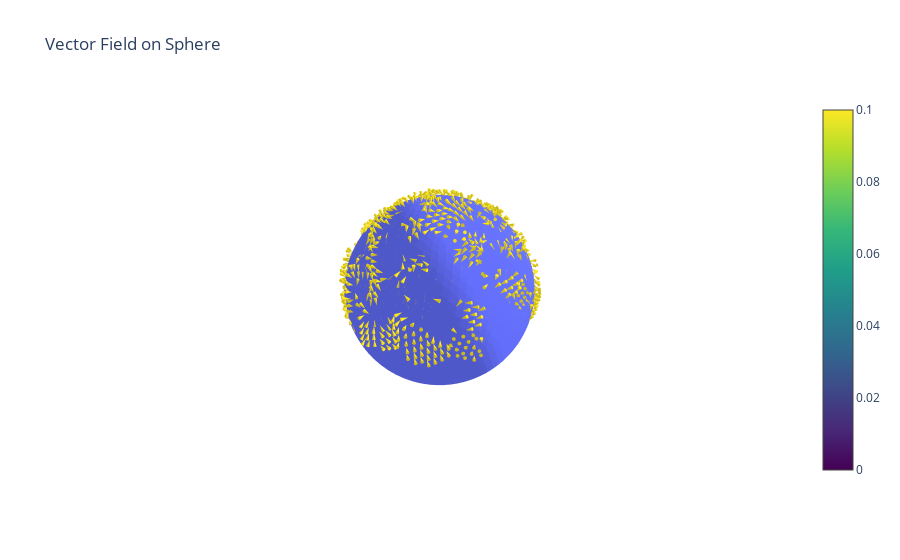
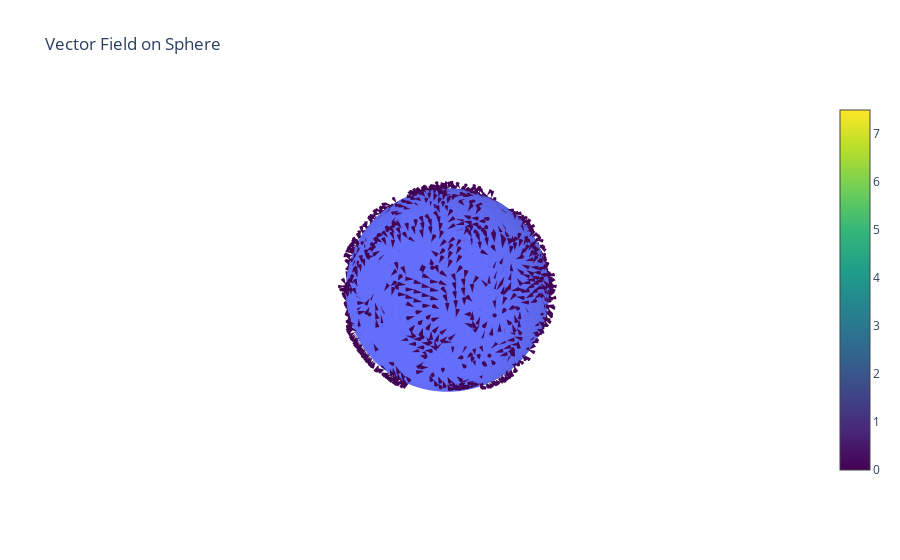

Notebook code cell kept with these figures, in order:
### Code cell
import plotly.graph_objects as go
from tqdm import tqdm
from src.utilities.plot_utils import mesh_face_plot
from scipy.interpolate import griddata


cl = 0 # + 0.04#+ density_baseline
cu = 7.5 #+ 0.04# + density_baseline
frame_path = os.path.join(project_sub_path, "speed_frames", "")
os.makedirs(frame_path, exist_ok=True)

time_vec = cell_speed_df["time"].to_numpy()

plot_interval = 5

# for t in tqdm(range(0, int(time_vec[-1]), plot_interval)):
    
#     t = 1200

t = 1000
plot_time = time_vec[t]

# for t, plot_time in enumerate(tqdm(sh_time_vec)):

# vel_vec = vy_array[t, :]


camera=dict(
            eye=dict(x=1, y=1, z=1),  # Camera position
            up=dict(x=0, y=0, z=1),     # "Up" direction
#             center=dict(x=0, y=0, z=0)  # Focal point
        )


#########
# Sphere surface
# Extract x, y, z coordinates from vertices
x, y, z = vlr[:, 0], vlr[:, 1], vlr[:, 2]

# Extract i, j, k indices from faces
i, j, k = flr[:, 0], flr[:, 1], flr[:, 2]

# flux
u, v, w = vx_array[t, ].T, vy_array[t, ].T, vz_array[t, ].T

# Normalize vectors for consistent length
magnitude = np.sqrt(u**2 + v**2 + w**2)
u /= magnitude
v /= magnitude
w /= magnitude

# Scale vectors for visualization
scale = 0.1
u *= scale
v *= scale
w *= scale

# Define arrow origins (shifted slightly outward for visibility)
x_start = x
y_start = y
z_start = z

# Define arrow tips (add vectors to starting points)
x_end = x_start + u
y_end = y_start + v
z_end = z_start + w

# Flatten arrays for plotting
x_start, y_start, z_start = x_start.flatten(), y_start.flatten(), z_start.flatten()
x_end, y_end, z_end = x_end.flatten(), y_end.flatten(), z_end.flatten()
u, v, w = u.flatten(), v.flatten(), w.flatten()

# fig = mesh_face_plot(f, v, vel_vec, colormap="RdBu_r") #"deep_r")
fig = go.Figure(data=[go.Mesh3d(
        x=x, y=y, z=z,            # Vertex coordinates
        i=i, j=j, k=k,
#         intensity=vel_vec,
        flatshading=True,
        colorscale="RdBu_r"
    )])


###########
# Flux cones 

# Plot vector field using cones
fig.add_trace(go.Cone(
    x=x_start, y=y_start, z=z_start,
    u=u, v=v, w=w,
    sizemode="absolute",
    sizeref=0.1,
    anchor="tip",
    colorscale="Viridis",
    showscale=True,
))

# Layout settings
fig.update_layout(
    title="Vector Field on Sphere",
    scene=dict(
        xaxis=dict(visible=False),
        yaxis=dict(visible=False),
        zaxis=dict(visible=False),
        aspectmode="data"
    )
)


fig.update_layout(
    scene=dict(camera=dict(
            eye=dict(x=0, y=0.35, z=2),  # Camera position
            up=dict(x=0, y=-1, z=0),     # "Up" direction
            center=dict(x=0, y=0, z=0)  # Focal point
        ),
        xaxis_title='X',
        yaxis_title='Y',
        zaxis_title='Z'
    )
)

fig.update_traces(lightposition=dict(
        x=5,  # Position the light source
        y=5,
        z=5
    ), 
        lighting=dict(
        ambient=0.85,    # Soft overall lighting
        diffuse=0.2,    # Scattered light
        specular=0,   # Shiny reflections
        roughness=0.2,  # Smooth surface
        fresnel=0     # Glow at edges
    ),

                )

fig.update_traces(cmin=cl, cmax=cu)
fig.show()
# fig.write_image(frame_path + f"speed_frame{int(plot_time):04}.png", scale=1)

### Figure 1 — Plotly figure (JSON) as saved in the notebook; plotly's stock layout.template omitted (floating-point values rounded to 4 significant figures; data arrays with more than 128 entries replaced by an {"elided": "..."} marker saying what was removed)
{"data": [{"colorscale": [[0, "rgb(5,48,97)"], [0.1, "rgb(33,102,172)"], [0.2, "rgb(67,147,195)"], [0.3, "rgb(146,197,222)"], [0.4, "rgb(209,229,240)"], [0.5, "rgb(247,247,247)"], [0.6, "rgb(253,219,199)"], [0.7, "rgb(244,165,130)"], [0.8, "rgb(214,96,77)"], [0.9, "rgb(178,24,43)"], [1, "rgb(103,0,31)"]], "flatshading": true, "i": {"elided": "5120 int values"}, "j": {"elided": "5120 int values"}, "k": {"elided": "5120 int values"}, "type": "mesh3d", "x": {"elided": "2562 float values"}, "y": {"elided": "2562 float values"}, "z": {"elided": "2562 float values"}}, {"anchor": "tip", "colorscale": [[0, "#440154"], [0.1111, "#482878"], [0.2222, "#3e4989"], [0.3333, "#31688e"], [0.4444, "#26828e"], [0.5556, "#1f9e89"], [0.6667, "#35b779"], [0.7778, "#6ece58"], [0.8889, "#b5de2b"], [1, "#fde725"]], "showscale": true, "sizemode": "absolute", "sizeref": 0.1, "type": "cone", "u": {"elided": "2562 float values"}, "v": {"elided": "2562 float values"}, "w": {"elided": "2562 float values"}, "x": {"elided": "2562 float values"}, "y": {"elided": "2562 float values"}, "z": {"elided": "2562 float values"}}], "layout": {"scene": {"aspectmode": "data", "xaxis": {"visible": false}, "yaxis": {"visible": false}, "zaxis": {"visible": false}}, "title": {"text": "Vector Field on Sphere"}}}

### Figure 2 — Plotly figure (JSON) as saved in the notebook; plotly's stock layout.template omitted (floating-point values rounded to 4 significant figures; data arrays with more than 128 entries replaced by an {"elided": "..."} marker saying what was removed)
{"data": [{"cmax": 7.5, "cmin": 0, "colorscale": [[0, "rgb(5,48,97)"], [0.1, "rgb(33,102,172)"], [0.2, "rgb(67,147,195)"], [0.3, "rgb(146,197,222)"], [0.4, "rgb(209,229,240)"], [0.5, "rgb(247,247,247)"], [0.6, "rgb(253,219,199)"], [0.7, "rgb(244,165,130)"], [0.8, "rgb(214,96,77)"], [0.9, "rgb(178,24,43)"], [1, "rgb(103,0,31)"]], "flatshading": true, "i": {"elided": "5120 int values"}, "j": {"elided": "5120 int values"}, "k": {"elided": "5120 int values"}, "lighting": {"ambient": 0.85, "diffuse": 0.2, "fresnel": 0, "roughness": 0.2, "specular": 0}, "lightposition": {"x": 5, "y": 5, "z": 5}, "type": "mesh3d", "x": {"elided": "2562 float values"}, "y": {"elided": "2562 float values"}, "z": {"elided": "2562 float values"}}, {"anchor": "tip", "cmax": 7.5, "cmin": 0, "colorscale": [[0, "#440154"], [0.1111, "#482878"], [0.2222, "#3e4989"], [0.3333, "#31688e"], [0.4444, "#26828e"], [0.5556, "#1f9e89"], [0.6667, "#35b779"], [0.7778, "#6ece58"], [0.8889, "#b5de2b"], [1, "#fde725"]], "lighting": {"ambient": 0.85, "diffuse": 0.2, "fresnel": 0, "roughness": 0.2, "specular": 0}, "lightposition": {"x": 5, "y": 5, "z": 5}, "showscale": true, "sizemode": "absolute", "sizeref": 0.1, "type": "cone", "u": {"elided": "2562 float values"}, "v": {"elided": "2562 float values"}, "w": {"elided": "2562 float values"}, "x": {"elided": "2562 float values"}, "y": {"elided": "2562 float values"}, "z": {"elided": "2562 float values"}}], "layout": {"scene": {"aspectmode": "data", "camera": {"center": {"x": 0, "y": 0, "z": 0}, "eye": {"x": 0, "y": 0.35, "z": 2}, "up": {"x": 0, "y": -1, "z": 0}}, "xaxis": {"title": {"text": "X"}, "visible": false}, "yaxis": {"title": {"text": "Y"}, "visible": false}, "zaxis": {"title": {"text": "Z"}, "visible": false}}, "title": {"text": "Vector Field on Sphere"}}}
